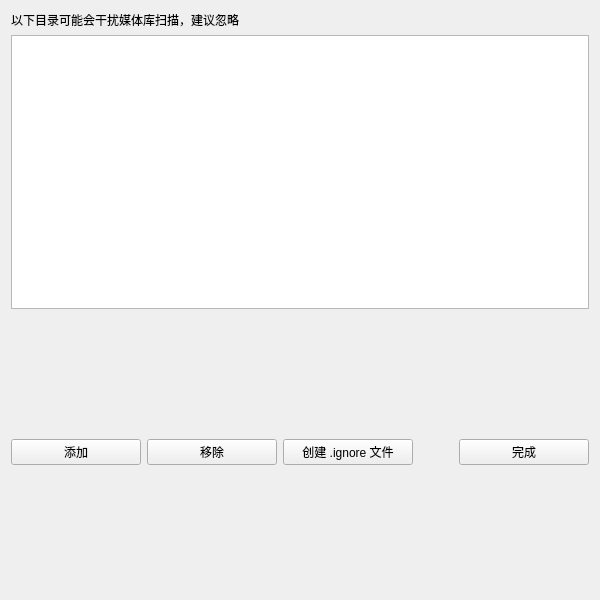
<?xml version="1.0" encoding="UTF-8"?>
<ui version="4.0">
 <class>write_ignoreClass</class>
 <widget class="QMainWindow" name="write_ignoreClass">
  <property name="geometry">
   <rect>
    <x>0</x>
    <y>0</y>
    <width>600</width>
    <height>600</height>
   </rect>
  </property>
  <property name="sizePolicy">
   <sizepolicy hsizetype="Fixed" vsizetype="Fixed">
    <horstretch>0</horstretch>
    <verstretch>0</verstretch>
   </sizepolicy>
  </property>
  <property name="windowTitle">
   <string>媒体刮削器</string>
  </property>
  <widget class="QWidget" name="Widget1">
   <property name="sizePolicy">
    <sizepolicy hsizetype="Expanding" vsizetype="Expanding">
     <horstretch>0</horstretch>
     <verstretch>0</verstretch>
    </sizepolicy>
   </property>
   <property name="acceptDrops">
    <bool>true</bool>
   </property>
   <property name="layoutDirection">
    <enum>Qt::LeftToRight</enum>
   </property>
   <layout class="QVBoxLayout" name="verticalLayout">
    <item>
     <widget class="QLabel" name="folderListText">
      <property name="text">
       <string>以下目录可能会干扰媒体库扫描，建议忽略</string>
      </property>
     </widget>
    </item>
    <item>
     <widget class="QListWidgetDragDrop" name="folderList">
      <property name="acceptDrops">
       <bool>true</bool>
      </property>
      <property name="dragEnabled">
       <bool>false</bool>
      </property>
      <property name="dragDropMode">
       <enum>QAbstractItemView::NoDragDrop</enum>
      </property>
      <property name="selectionMode">
       <enum>QAbstractItemView::MultiSelection</enum>
      </property>
      <property name="verticalScrollMode">
       <enum>QAbstractItemView::ScrollPerItem</enum>
      </property>
      <property name="horizontalScrollMode">
       <enum>QAbstractItemView::ScrollPerItem</enum>
      </property>
      <property name="sortingEnabled">
       <bool>true</bool>
      </property>
     </widget>
    </item>
    <item>
     <layout class="QHBoxLayout" name="horizontalLayout">
      <item>
       <widget class="QPushButton" name="Add">
        <property name="text">
         <string>添加</string>
        </property>
       </widget>
      </item>
      <item>
       <widget class="QPushButton" name="Remove">
        <property name="text">
         <string>移除</string>
        </property>
       </widget>
      </item>
      <item>
       <widget class="QPushButton" name="CreateIgnore">
        <property name="toolTip">
         <string>为选中的路径创建 .ignore 文件</string>
        </property>
        <property name="text">
         <string>创建 .ignore 文件</string>
        </property>
       </widget>
      </item>
      <item>
       <spacer name="horizontalSpacer">
        <property name="sizeHint" stdset="0">
         <size>
          <width>40</width>
          <height>20</height>
         </size>
        </property>
       </spacer>
      </item>
      <item>
       <widget class="QPushButton" name="Finished">
        <property name="text">
         <string>完成</string>
        </property>
       </widget>
      </item>
     </layout>
    </item>
   </layout>
  </widget>
 </widget>
 <layoutdefault spacing="6" margin="11"/>
 <customwidgets>
  <customwidget>
   <class>QListWidgetDragDrop</class>
   <extends>QListWidget</extends>
   <header>qlist_widget_drag_drop.h</header>
  </customwidget>
 </customwidgets>
 <resources>
  <include location="input_paths.qrc"/>
 </resources>
 <connections/>
</ui>
